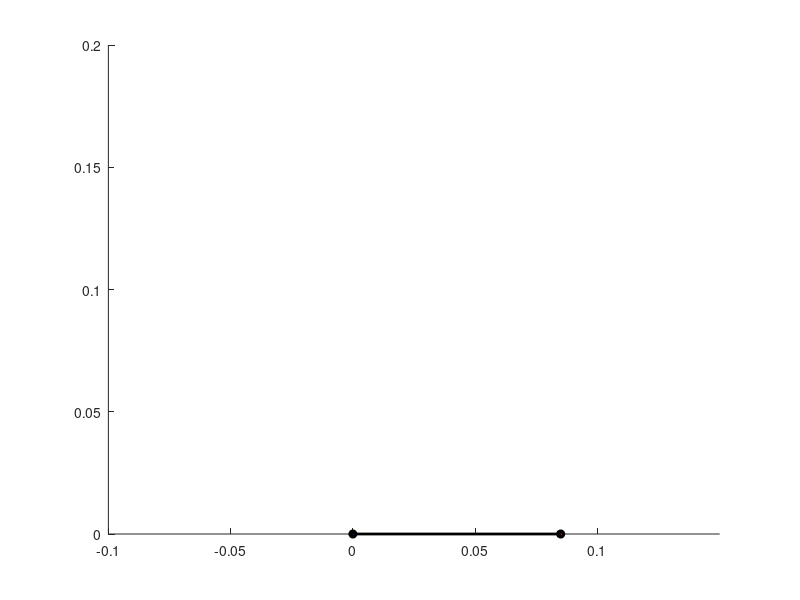

Source code (MATLAB):
% Clear workspace
clear;
clc;

% Parameters
PLA_den = 1240;         % PLA density kg/m3
S = 0.05;              % Length of each side link (m)
T = 0.085;             % Length of the top link (m)
w_s =  0.005;          % width side
w_t =  0.0102;         % width top
m_s = PLA_den * w_s * S;   % Mass of each side link (kg)
m_t = PLA_den * w_t * T;   % Mass of the top link (kg)
k1 = 10;               % Spring 1 stiffness (N/m)
k2 = 10;               % Spring 2 stiffness (N/m)
l1_o = 0.03;           % Rest length of spring 1 (m)
l2_o = 0.03;           % Rest length of spring 2 (m)
a = 0.025;             % Distance from bottom-left pivot to spring 1 attachment (m)
b = 0.025;             % Distance from bottom-right pivot to spring 2 attachment (m)
D = 0.085;                 % Distance between pivots (m)
Q1 = -0.05;            % Spring 1 bottom attachment point (m)
Q2 = D + 0.05;         % Spring 2 bottom attachment point (m)

% Define the applied torque (for example, constant torque)
tau = @(theta) 10 * -0.1;  % Example applied torque

% Initial conditions
theta0 = 0;             % Initial angle (rad)
theta_dot0 = 0;         % Initial angular velocity (rad/s)
initial_conditions = [theta0; theta_dot0];

% Time span for the simulation
t_span = [0, 20];       % Simulate from t=0 to t=20 seconds (slower simulation)

% Differential equation function (returns derivatives)
function dydt = system_eqns(t, y, S, m_s, m_t, k1, k2, l1_o, l2_o, a, b, Q1, Q2, T, D, tau)
    theta1 = y(1);  % Angle of the left side link
    theta_dot1 = y(2);
    
    % For the parallelogram constraint, we know theta2 = theta1
    % Calculate the positions of points A and B, with fixed length of the top link
    A_x = -S * cos(theta1);
    A_y = S * sin(theta1);
    
    B_x = D - S * cos(theta1); % Fixed top link length constraint
    B_y = S * sin(theta1);     % Symmetric behavior
    
    % Calculate spring lengths
    l1 = sqrt((a * sin(theta1))^2 + (a * cos(theta1) + Q1)^2); % Spring 1 length
    l2 = sqrt((b * sin(theta1))^2 + ((Q2 - T) + b * cos(theta1))^2); % Spring 2 length
    
    % Derivatives of spring lengths
    dl1_dtheta = (a * cos(theta1) + Q1) / l1;
    dl2_dtheta = ((Q2 - T) + b * cos(theta1)) / l2;
    
    % Spring forces
    spring_force_1 = k1 * (l1 - l1_o) * dl1_dtheta;
    spring_force_2 = k2 * (l2 - l2_o) * dl2_dtheta;
    
    % Applied torque
    torque = tau(theta1);
    
    % Effective inertia
    I_eff = (2 / 3) * m_s * S^2 + m_t * S^2 * cos(theta1)^2;
    
    % Differential equation for theta1 (since theta2 = theta1 in the parallelogram)
    theta1_ddot = (spring_force_1 + spring_force_2 - torque) / I_eff;
    
    % Return the derivatives
    dydt = [theta_dot1; theta1_ddot];
end

% Solve the ODE using ode45
[t, y] = ode45(@(t, y) system_eqns(t, y, S, m_s, m_t, k1, k2, l1_o, l2_o, a, b, Q1, Q2, T, D, tau), t_span, initial_conditions);

% Prepare for animation
figure;
hold on;
axis equal;  % Keep aspect ratio fixed
xlim([-0.1, 0.15]);  % Adjust X-axis limits for better visualization
ylim([0, 0.2]);  % Adjust Y-axis limits for better visualization

% Plot the fixed base (bottom link)
plot([0, D], [0, 0], 'k-', 'LineWidth', 2);  % Base link

% Create plot for the mechanism animation
h_side_left = plot([0, 0], [0, 0], 'b-', 'LineWidth', 3);   % Left side link
h_side_right = plot([D, D], [0, 0], 'r-', 'LineWidth', 3);  % Right side link
h_top = plot([0, D], [0, 0], 'g-', 'LineWidth', 3);        % Top link

% Add markers for the joints (pivots)
h_left_pivot = plot(0, 0, 'ko', 'MarkerFaceColor', 'k'); % Left pivot
h_right_pivot = plot(D, 0, 'ko', 'MarkerFaceColor', 'k'); % Right pivot

% Add spring lines (optional, for visualization)
h_spring1 = plot([0, 0], [0, 0], 'b--'); % Spring 1
h_spring2 = plot([D, D], [0, 0], 'r--'); % Spring 2

% Loop for animation
for i = 1:length(t)
    % Extract the angle and angular velocity from the solution
    theta1 = y(i, 1);
    
    % Calculate positions of key points
    A_x = -S * cos(theta1);  % Position of point A (left side link end)
    A_y = S * sin(theta1);
    
    B_x = D - S * cos(theta1);  % Position of point B (right side link end)
    B_y = S * sin(theta1);
    
    % Update the positions of the links
    set(h_side_left, 'XData', [0, A_x], 'YData', [0, A_y]);
    set(h_side_right, 'XData', [D, B_x], 'YData', [0, B_y]);
    set(h_top, 'XData', [A_x, B_x], 'YData', [A_y, B_y]);
    
    % Update spring positions (optional for visualization)
    set(h_spring1, 'XData', [0, A_x], 'YData', [0, A_y]);
    set(h_spring2, 'XData', [D, B_x], 'YData', [0, B_y]);
    
    % Pause for animation effect (slower simulation)
    pause(0.1);  % Slower animation, adjust this for desired speed
end
